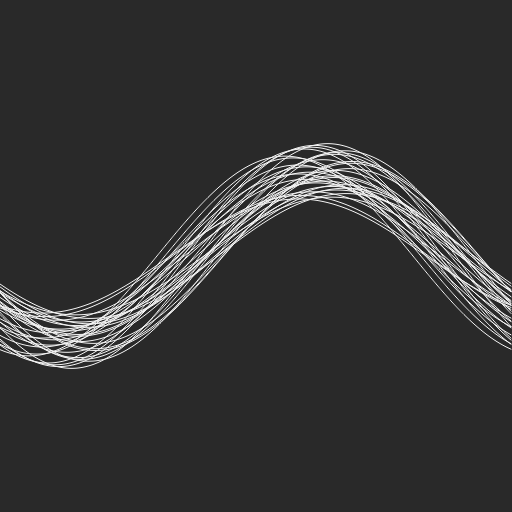
Frame 1 (no input)
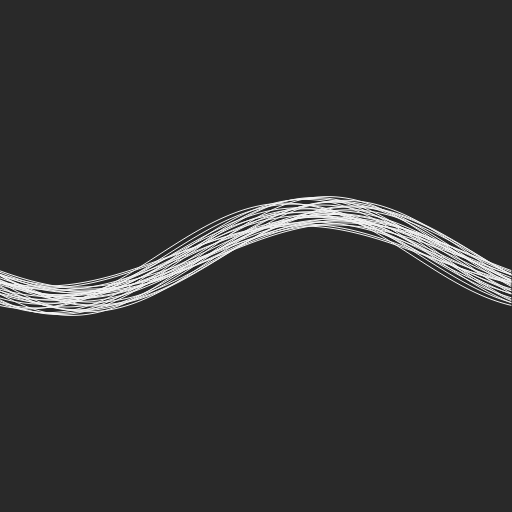
Frame 60 (no input)
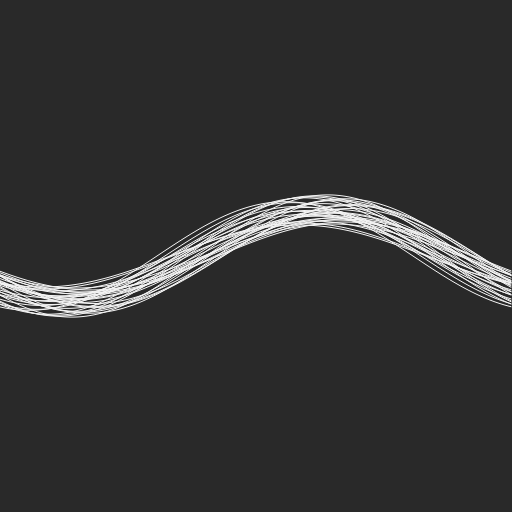
Frame 120 (the mouse pressed at the canvas centre since frame 60)

The p5.js sketch that drew these frames (run headless with seeded random() and noise() and a simulated clock; from frame 60 on, the mouse is pressed at the canvas centre):

// p5.js sketch
// ── sketch.js
const WIDTH = 512
const HEIGHT = 512

function setup () {
  createCanvas(WIDTH, HEIGHT)
  pixelDensity(1)
}

function draw () {
  background(41)

  translate(0, height / 2)

  noFill()
  stroke(244)

  for (let i = 0; i < 32; i++) {
    beginShape()
    for (let x = 0; x < width; x++) {
      const radian = (x + noise(i) * 128) / width * TWO_PI
      const y = sin(radian) * height / 4 * (i + 32) / 48 * noise(frameCount / 100)
      vertex(x, y)
    }
    endShape()
  }

  // noLoop()
}
